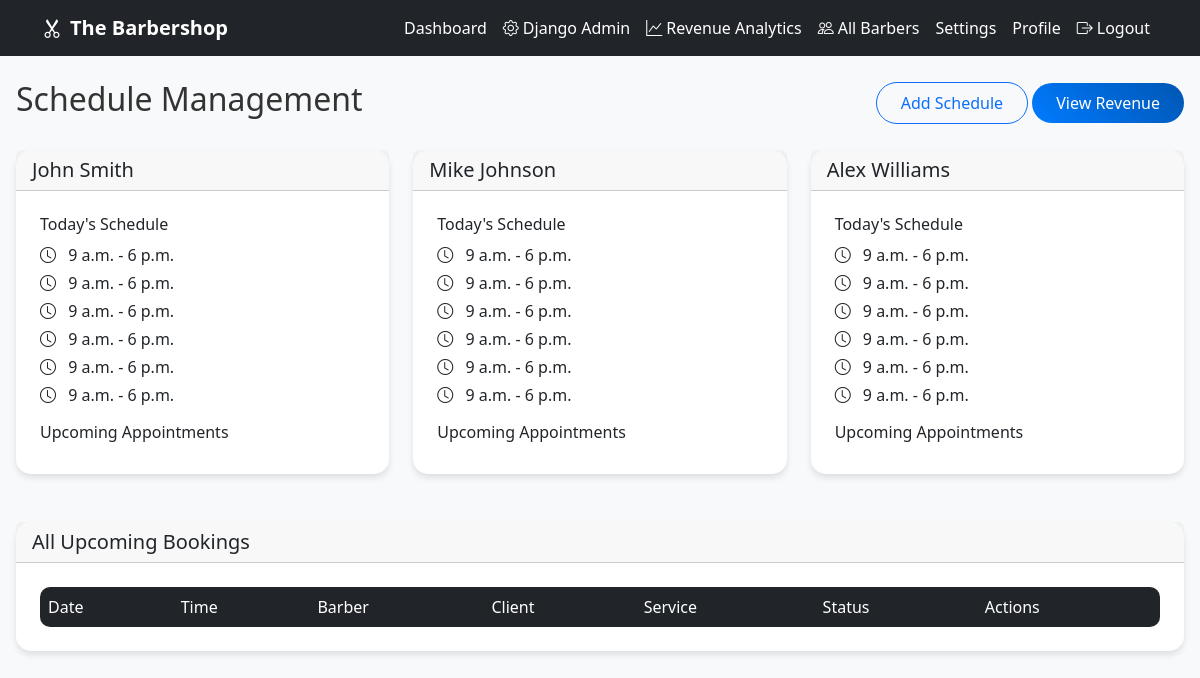
The page /shop/schedule/ (signed in) on the database its author committed.
### barbers/models.py (models this page shows, shortened)
class Barber(models.Model):
    user = models.OneToOneField(
        settings.AUTH_USER_MODEL,
        on_delete=models.CASCADE,
        related_name='barber_profile'
    )
    bio = models.TextField(blank=True)
    experience_years = models.IntegerField(default=0)
    specialties = models.CharField(max_length=200, blank=True)
    hourly_rate = models.DecimalField(max_digits=6, decimal_places=2, default=25.00)
    photo = models.ImageField(upload_to='barber_photos/', blank=True)
    available = models.BooleanField(default=True)
    created_at = models.DateTimeField(auto_now_add=True)
    updated_at = models.DateTimeField(auto_now=True)
    def __str__(self):
        return f"{self.user.get_full_name() or self.user.username}"

class BarberSchedule(models.Model):
    WEEKDAY_CHOICES = [
        (0, 'Monday'),
        (1, 'Tuesday'),
        (2, 'Wednesday'),
        (3, 'Thursday'),
        (4, 'Friday'),
        (5, 'Saturday'),
        (6, 'Sunday'),
    ]
    barber = models.ForeignKey(Barber, on_delete=models.CASCADE, related_name='schedules')
    weekday = models.IntegerField(choices=WEEKDAY_CHOICES)
    start_time = models.TimeField()
    end_time = models.TimeField()
    is_working = models.BooleanField(default=True)
    class Meta:
        unique_together = ('barber', 'weekday')
        ordering = ['weekday', 'start_time']

### accounts/models.py (models this page shows, shortened)
class User(AbstractUser):
    is_barber = models.BooleanField(default=False)
    is_admin = models.BooleanField(default=False)
    phone = models.CharField(max_length=15, blank=True)
    address = models.TextField(blank=True)
    class Meta:
        db_table = 'auth_user'

### shop/views.py (the view, shortened to what this page needs)
# urls.py: path('schedule/', views.schedule_management, name='schedule'),
@barber_or_admin_required  # BARBERS and ADMINS can view schedule
def schedule_management(request):
    barbers = Barber.objects.filter(available=True)  # FIXED: available instead of is_active
    upcoming_bookings = Booking.objects.filter(
        date__gte=timezone.now().date(),
        status__in=['pending', 'approved']
    ).order_by('date', 'time')
    context = {
        'barbers': barbers,
        'upcoming_bookings': upcoming_bookings,
        'is_admin': request.user.is_admin or request.user.is_superuser,  # FIXED
    }
    return render(request, 'shop/schedule.html', context)

### templates/shop/schedule.html (shortened to what this page needs)
{% extends 'base.html' %}
{% block content %}
<div class="d-flex justify-content-between align-items-center mb-4">
    <h2>Schedule Management</h2>
    <div>
        <button class="btn btn-outline-primary">Add Schedule</button>
        <a href="{% url 'shop:revenue' %}" class="btn btn-primary">View Revenue</a>
    </div>
</div>
<div class="row g-4 mb-4">
    {% for barber in barbers %}
    <div class="col-md-4">
        <div class="card">
            <div class="card-header">
                <h5 class="mb-0">{{ barber }}</h5>
            </div>
            <div class="card-body">
                <h6>Today's Schedule</h6>
                <div class="schedule-times">
                    {% for schedule in barber.schedules.all %}
                        {% if schedule.day_of_week == today.weekday %}
                            <p class="mb-1">
                                <i class="bi bi-clock me-2"></i>
                                {{ schedule.start_time }} - {{ schedule.end_time }}
                            </p>
                        {% endif %}
                    {% endfor %}
                </div>
                <h6 class="mt-3">Upcoming Appointments</h6>
            </div>
        </div>
    </div>
    {% endfor %}
</div>
<div class="card">
    <div class="card-header">
        <h5 class="mb-0">All Upcoming Bookings</h5>
    </div>
    <div class="card-body">
        <div class="table-responsive">
            <table class="table table-hover">
                <thead>
                    <tr>
                        <th>Date</th>
                        <th>Time</th>
                        <th>Barber</th>
                        <th>Client</th>
                        <th>Service</th>
                        <th>Status</th>
                        <th>Actions</th>
                    </tr>
                </thead>
            </table>
        </div>
    </div>
</div>
{% endblock %}

### static/css/style.css (style rules this page uses)
:root { --primary-color: #212529; --secondary-color: #6c757d; --accent-color: #ffc107; --text-color: #333; --bg-color: #f8f9fa; --border-color: #dee2e6; --success-color: #28a745; --warning-color: #ffc107; --danger-color: #dc3545; --info-color: #17a2b8; }
body { font-family: 'Segoe UI', Tahoma, Geneva, Verdana, sans-serif; background-color: var(--bg-color); color: var(--text-color); padding-bottom: 80px; }
.card { border: none; border-radius: 15px; box-shadow: 0 4px 6px rgba(0, 0, 0, 0.1); transition: transform 0.3s ease, box-shadow 0.3s ease; margin-bottom: 1.5rem; }
.card-body { padding: 1.5rem; }
.btn { border-radius: 25px; padding: 0.5rem 1.5rem; font-weight: 500; transition: all 0.3s ease; }
.btn-primary { background: linear-gradient(45deg, #007bff, #0056b3); border: none; }
.table-responsive { border-radius: 10px; overflow: hidden; }
.table { margin-bottom: 0; }
.table th { background-color: var(--primary-color); color: white; border: none; font-weight: 500; }

### rows shown on the page
Barber: user.last_name "John Smith"
BarberSchedule: start_time "9 a.m.", end_time "6 p.m."
BarberSchedule: start_time "9 a.m.", end_time "6 p.m."
BarberSchedule: start_time "9 a.m.", end_time "6 p.m."
BarberSchedule: start_time "9 a.m.", end_time "6 p.m."
BarberSchedule: start_time "9 a.m.", end_time "6 p.m."
BarberSchedule: start_time "9 a.m.", end_time "6 p.m."
Barber: user.last_name "Mike Johnson"
BarberSchedule: start_time "9 a.m.", end_time "6 p.m."
BarberSchedule: start_time "9 a.m.", end_time "6 p.m."
BarberSchedule: start_time "9 a.m.", end_time "6 p.m."
BarberSchedule: start_time "9 a.m.", end_time "6 p.m."
BarberSchedule: start_time "9 a.m.", end_time "6 p.m."
BarberSchedule: start_time "9 a.m.", end_time "6 p.m."
Barber: user.last_name "Alex Williams"
BarberSchedule: start_time "9 a.m.", end_time "6 p.m."
BarberSchedule: start_time "9 a.m.", end_time "6 p.m."
BarberSchedule: start_time "9 a.m.", end_time "6 p.m."
BarberSchedule: start_time "9 a.m.", end_time "6 p.m."
BarberSchedule: start_time "9 a.m.", end_time "6 p.m."
BarberSchedule: start_time "9 a.m.", end_time "6 p.m."
